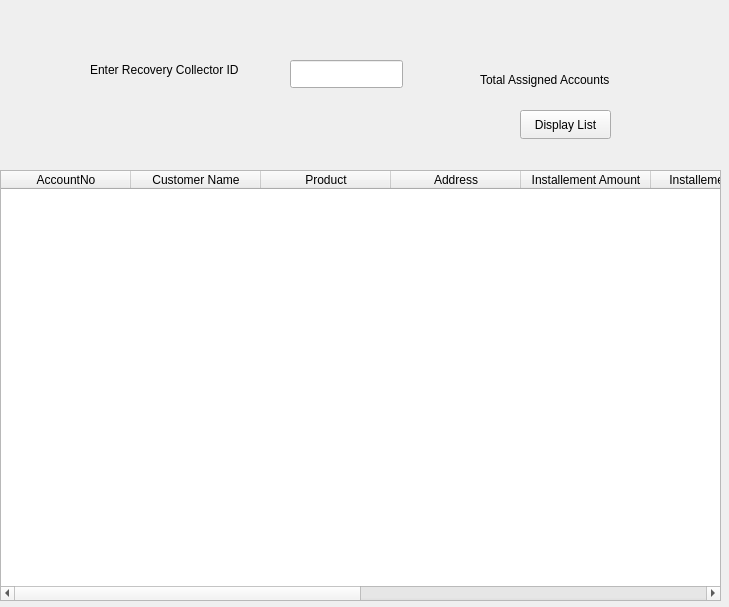
<?xml version="1.0" encoding="UTF-8"?>
<ui version="4.0">
 <class>Form</class>
 <widget class="QWidget" name="Form">
  <property name="geometry">
   <rect>
    <x>0</x>
    <y>0</y>
    <width>729</width>
    <height>607</height>
   </rect>
  </property>
  <property name="windowTitle">
   <string>Form</string>
  </property>
  <widget class="QLabel" name="label">
   <property name="geometry">
    <rect>
     <x>90</x>
     <y>60</y>
     <width>231</width>
     <height>20</height>
    </rect>
   </property>
   <property name="text">
    <string>Enter Recovery Collector ID</string>
   </property>
  </widget>
  <widget class="QLineEdit" name="lineEdit">
   <property name="geometry">
    <rect>
     <x>290</x>
     <y>60</y>
     <width>113</width>
     <height>28</height>
    </rect>
   </property>
  </widget>
  <widget class="QPushButton" name="pushButton">
   <property name="geometry">
    <rect>
     <x>520</x>
     <y>110</y>
     <width>91</width>
     <height>29</height>
    </rect>
   </property>
   <property name="text">
    <string>Display List</string>
   </property>
  </widget>
  <widget class="QLabel" name="label_2">
   <property name="geometry">
    <rect>
     <x>480</x>
     <y>70</y>
     <width>171</width>
     <height>20</height>
    </rect>
   </property>
   <property name="text">
    <string>Total Assigned Accounts</string>
   </property>
  </widget>
  <widget class="QLabel" name="label_3">
   <property name="geometry">
    <rect>
     <x>860</x>
     <y>60</y>
     <width>63</width>
     <height>20</height>
    </rect>
   </property>
   <property name="text">
    <string>100</string>
   </property>
  </widget>
  <widget class="QTableWidget" name="tableWidget">
   <property name="geometry">
    <rect>
     <x>0</x>
     <y>170</y>
     <width>721</width>
     <height>431</height>
    </rect>
   </property>
   <attribute name="horizontalHeaderDefaultSectionSize">
    <number>130</number>
   </attribute>
   <column>
    <property name="text">
     <string>AccountNo</string>
    </property>
   </column>
   <column>
    <property name="text">
     <string>Customer Name</string>
    </property>
   </column>
   <column>
    <property name="text">
     <string>Product</string>
    </property>
   </column>
   <column>
    <property name="text">
     <string>Address</string>
    </property>
   </column>
   <column>
    <property name="text">
     <string>Installement Amount</string>
    </property>
   </column>
   <column>
    <property name="text">
     <string>Installement Date</string>
    </property>
   </column>
   <column>
    <property name="text">
     <string>Phone No</string>
    </property>
   </column>
   <column>
    <property name="text">
     <string>GuarantorName</string>
    </property>
   </column>
   <column>
    <property name="text">
     <string>Guarantor PhoneNo</string>
    </property>
   </column>
   <column>
    <property name="text">
     <string>RemainingInstallements</string>
    </property>
   </column>
  </widget>
 </widget>
 <resources/>
 <connections/>
</ui>
